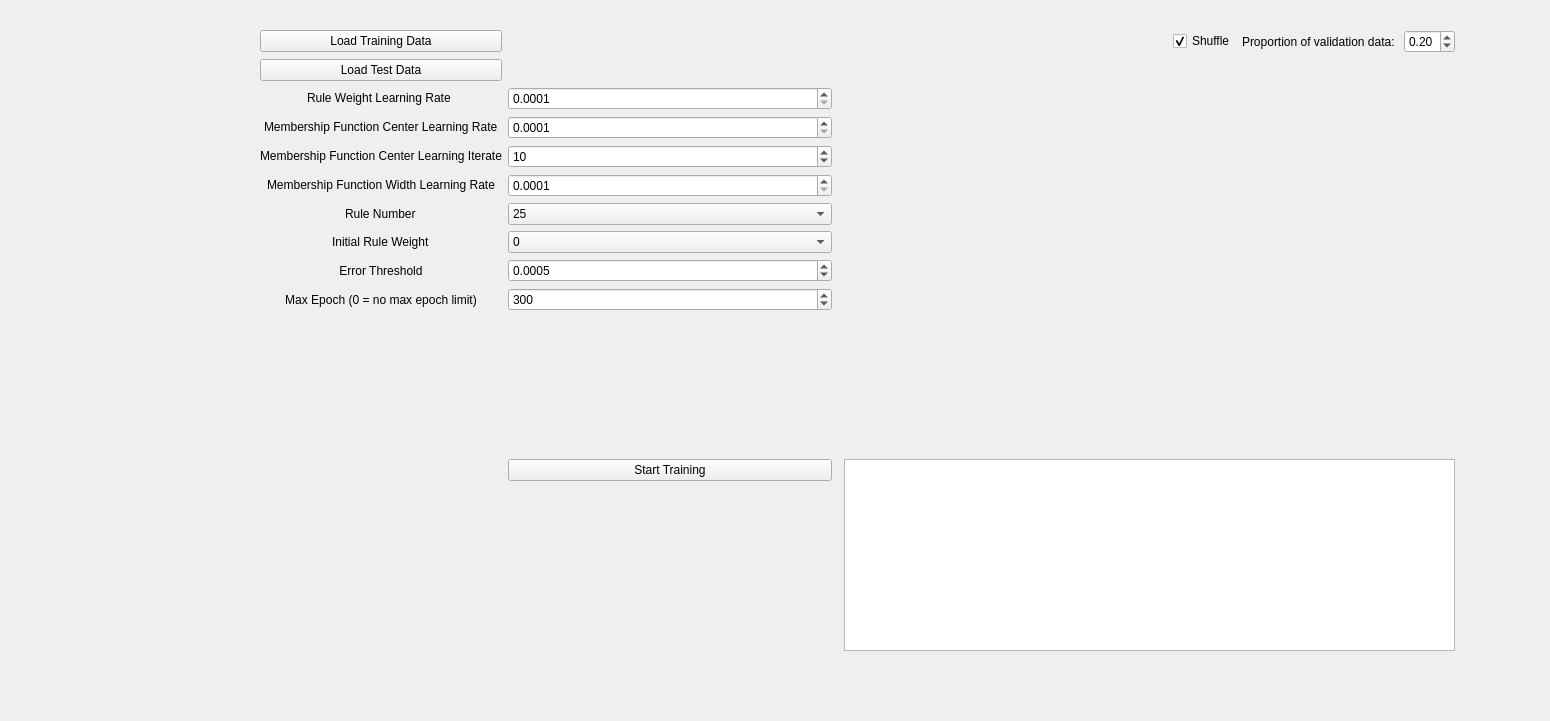
<?xml version="1.0" encoding="UTF-8"?>
<ui version="4.0">
 <class>NFDash</class>
 <widget class="QMainWindow" name="NFDash">
  <property name="geometry">
   <rect>
    <x>0</x>
    <y>0</y>
    <width>1550</width>
    <height>721</height>
   </rect>
  </property>
  <property name="windowTitle">
   <string>NFDash</string>
  </property>
  <widget class="QWidget" name="centralwidget">
   <widget class="QWidget" name="gridLayoutWidget">
    <property name="geometry">
     <rect>
      <x>260</x>
      <y>30</y>
      <width>1201</width>
      <height>621</height>
     </rect>
    </property>
    <layout class="QGridLayout" name="gridLayout" rowstretch="0,0,0,0,0,0,0,0,0,0,0,0,0,0,0">
     <item row="5" column="1">
      <widget class="QSpinBox" name="func_center_iterate_spin">
       <property name="minimum">
        <number>5</number>
       </property>
       <property name="value">
        <number>10</number>
       </property>
      </widget>
     </item>
     <item row="10" column="0">
      <widget class="QLabel" name="label_10">
       <property name="text">
        <string>Max Epoch (0 = no max epoch limit)</string>
       </property>
       <property name="alignment">
        <set>Qt::AlignCenter</set>
       </property>
      </widget>
     </item>
     <item row="11" column="3" colspan="4">
      <widget class="QLabel" name="error_lb">
       <property name="sizePolicy">
        <sizepolicy hsizetype="MinimumExpanding" vsizetype="Expanding">
         <horstretch>0</horstretch>
         <verstretch>0</verstretch>
        </sizepolicy>
       </property>
       <property name="text">
        <string/>
       </property>
       <property name="wordWrap">
        <bool>true</bool>
       </property>
      </widget>
     </item>
     <item row="2" column="1">
      <widget class="QLabel" name="test_data_path_lb">
       <property name="text">
        <string/>
       </property>
      </widget>
     </item>
     <item row="9" column="0">
      <widget class="QLabel" name="label_9">
       <property name="text">
        <string>Error Threshold</string>
       </property>
       <property name="alignment">
        <set>Qt::AlignCenter</set>
       </property>
      </widget>
     </item>
     <item row="12" column="3" rowspan="3" colspan="4">
      <widget class="QTextEdit" name="rules_text">
       <property name="readOnly">
        <bool>true</bool>
       </property>
      </widget>
     </item>
     <item row="6" column="1">
      <widget class="QDoubleSpinBox" name="func_width_lr_spin">
       <property name="decimals">
        <number>4</number>
       </property>
       <property name="minimum">
        <double>0.000100000000000</double>
       </property>
       <property name="maximum">
        <double>0.100000000000000</double>
       </property>
       <property name="singleStep">
        <double>0.000100000000000</double>
       </property>
      </widget>
     </item>
     <item row="4" column="0" alignment="Qt::AlignHCenter|Qt::AlignVCenter">
      <widget class="QLabel" name="label_2">
       <property name="text">
        <string>Membership Function Center Learning Rate</string>
       </property>
      </widget>
     </item>
     <item row="6" column="0" alignment="Qt::AlignHCenter|Qt::AlignVCenter">
      <widget class="QLabel" name="label_4">
       <property name="text">
        <string>Membership Function Width Learning Rate</string>
       </property>
      </widget>
     </item>
     <item row="3" column="1">
      <widget class="QDoubleSpinBox" name="rule_weight_lr_spin">
       <property name="decimals">
        <number>4</number>
       </property>
       <property name="minimum">
        <double>0.000100000000000</double>
       </property>
       <property name="maximum">
        <double>0.100000000000000</double>
       </property>
       <property name="singleStep">
        <double>0.000100000000000</double>
       </property>
      </widget>
     </item>
     <item row="8" column="0" alignment="Qt::AlignHCenter">
      <widget class="QLabel" name="label_5">
       <property name="text">
        <string>Initial Rule Weight</string>
       </property>
      </widget>
     </item>
     <item row="10" column="1">
      <widget class="QSpinBox" name="max_epoch_spin">
       <property name="maximum">
        <number>500</number>
       </property>
       <property name="singleStep">
        <number>10</number>
       </property>
       <property name="value">
        <number>300</number>
       </property>
      </widget>
     </item>
     <item row="7" column="0" alignment="Qt::AlignHCenter|Qt::AlignVCenter">
      <widget class="QLabel" name="label_6">
       <property name="text">
        <string>Rule Number</string>
       </property>
      </widget>
     </item>
     <item row="4" column="1">
      <widget class="QDoubleSpinBox" name="func_center_lr_spin">
       <property name="decimals">
        <number>4</number>
       </property>
       <property name="minimum">
        <double>0.000100000000000</double>
       </property>
       <property name="maximum">
        <double>0.100000000000000</double>
       </property>
       <property name="singleStep">
        <double>0.000100000000000</double>
       </property>
      </widget>
     </item>
     <item row="2" column="0">
      <widget class="QPushButton" name="ld_test_data_btn">
       <property name="text">
        <string>Load Test Data</string>
       </property>
      </widget>
     </item>
     <item row="0" column="3">
      <spacer name="horizontalSpacer">
       <property name="orientation">
        <enum>Qt::Horizontal</enum>
       </property>
       <property name="sizeHint" stdset="0">
        <size>
         <width>40</width>
         <height>20</height>
        </size>
       </property>
      </spacer>
     </item>
     <item row="3" column="2" rowspan="8" colspan="6">
      <widget class="QCustomPlot" name="plot" native="true"/>
     </item>
     <item row="5" column="0" alignment="Qt::AlignHCenter|Qt::AlignVCenter">
      <widget class="QLabel" name="label_3">
       <property name="text">
        <string>Membership Function Center Learning Iterate</string>
       </property>
      </widget>
     </item>
     <item row="7" column="1">
      <widget class="QComboBox" name="rule_num_combo">
       <item>
        <property name="text">
         <string>25</string>
        </property>
       </item>
       <item>
        <property name="text">
         <string>16</string>
        </property>
       </item>
       <item>
        <property name="text">
         <string>36</string>
        </property>
       </item>
      </widget>
     </item>
     <item row="12" column="1">
      <widget class="QPushButton" name="training_btn">
       <property name="text">
        <string>Start Training</string>
       </property>
      </widget>
     </item>
     <item row="0" column="6">
      <widget class="QDoubleSpinBox" name="validation_factor_spin">
       <property name="maximum">
        <double>1.000000000000000</double>
       </property>
       <property name="singleStep">
        <double>0.100000000000000</double>
       </property>
       <property name="value">
        <double>0.200000000000000</double>
       </property>
      </widget>
     </item>
     <item row="3" column="0" alignment="Qt::AlignHCenter|Qt::AlignVCenter">
      <widget class="QLabel" name="label">
       <property name="text">
        <string>Rule Weight Learning Rate </string>
       </property>
      </widget>
     </item>
     <item row="0" column="0">
      <widget class="QPushButton" name="ld_training_data_btn">
       <property name="text">
        <string>Load Training Data</string>
       </property>
      </widget>
     </item>
     <item row="0" column="4">
      <widget class="QCheckBox" name="shuffle_checkbox">
       <property name="text">
        <string>Shuffle</string>
       </property>
       <property name="checked">
        <bool>true</bool>
       </property>
      </widget>
     </item>
     <item row="0" column="5">
      <widget class="QLabel" name="label_8">
       <property name="text">
        <string>Proportion of validation data: </string>
       </property>
      </widget>
     </item>
     <item row="8" column="1">
      <widget class="QComboBox" name="ini_rule_weight_combo">
       <item>
        <property name="text">
         <string>0</string>
        </property>
       </item>
       <item>
        <property name="text">
         <string>1</string>
        </property>
       </item>
      </widget>
     </item>
     <item row="9" column="1">
      <widget class="QDoubleSpinBox" name="error_threshold_spin">
       <property name="decimals">
        <number>4</number>
       </property>
       <property name="minimum">
        <double>0.000100000000000</double>
       </property>
       <property name="maximum">
        <double>1.000000000000000</double>
       </property>
       <property name="singleStep">
        <double>0.000100000000000</double>
       </property>
       <property name="value">
        <double>0.000500000000000</double>
       </property>
      </widget>
     </item>
     <item row="0" column="1">
      <widget class="QLabel" name="training_data_path_lb">
       <property name="sizePolicy">
        <sizepolicy hsizetype="MinimumExpanding" vsizetype="Preferred">
         <horstretch>0</horstretch>
         <verstretch>0</verstretch>
        </sizepolicy>
       </property>
       <property name="text">
        <string/>
       </property>
      </widget>
     </item>
     <item row="11" column="1" colspan="2">
      <widget class="QLabel" name="warning_lb">
       <property name="sizePolicy">
        <sizepolicy hsizetype="MinimumExpanding" vsizetype="MinimumExpanding">
         <horstretch>0</horstretch>
         <verstretch>0</verstretch>
        </sizepolicy>
       </property>
       <property name="palette">
        <palette>
         <active>
          <colorrole role="Text">
           <brush brushstyle="SolidPattern">
            <color alpha="255">
             <red>255</red>
             <green>0</green>
             <blue>0</blue>
            </color>
           </brush>
          </colorrole>
          <colorrole role="PlaceholderText">
           <brush brushstyle="SolidPattern">
            <color alpha="128">
             <red>255</red>
             <green>0</green>
             <blue>0</blue>
            </color>
           </brush>
          </colorrole>
         </active>
         <inactive>
          <colorrole role="Text">
           <brush brushstyle="SolidPattern">
            <color alpha="255">
             <red>255</red>
             <green>0</green>
             <blue>0</blue>
            </color>
           </brush>
          </colorrole>
          <colorrole role="PlaceholderText">
           <brush brushstyle="SolidPattern">
            <color alpha="128">
             <red>255</red>
             <green>0</green>
             <blue>0</blue>
            </color>
           </brush>
          </colorrole>
         </inactive>
         <disabled>
          <colorrole role="Text">
           <brush brushstyle="SolidPattern">
            <color alpha="255">
             <red>120</red>
             <green>120</green>
             <blue>120</blue>
            </color>
           </brush>
          </colorrole>
          <colorrole role="PlaceholderText">
           <brush brushstyle="SolidPattern">
            <color alpha="128">
             <red>0</red>
             <green>0</green>
             <blue>0</blue>
            </color>
           </brush>
          </colorrole>
         </disabled>
        </palette>
       </property>
       <property name="font">
        <font>
         <pointsize>14</pointsize>
        </font>
       </property>
       <property name="text">
        <string/>
       </property>
      </widget>
     </item>
    </layout>
   </widget>
  </widget>
 </widget>
 <customwidgets>
  <customwidget>
   <class>QCustomPlot</class>
   <extends>QWidget</extends>
   <header>qcustomplot.h</header>
   <container>1</container>
  </customwidget>
 </customwidgets>
 <resources/>
 <connections/>
</ui>
